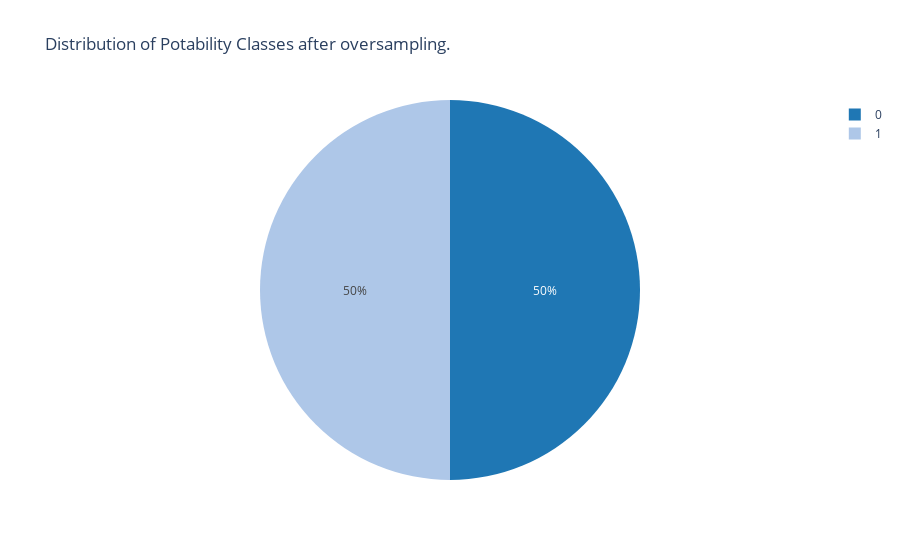

The cell this chart's notebook holds for it:
### Code cell
fig_after = px.pie(names=potability_counts.index,
values=potability_counts.values,
title='Distribution of Potability Classes after oversampling.',
labels={'names': 'Potability'})

# Update pie chart colors to blue.
fig_after.update_traces(marker=dict(colors=['#1f77b4', '#aec7e8']))  # Blue colors
fig_after.show()

### Figure 1 — Plotly figure (JSON) as saved in the notebook; plotly's stock layout.template omitted (floating-point values rounded to 4 significant figures)
{"data": [{"domain": {"x": [0, 1], "y": [0, 1]}, "hovertemplate": "Potability=%{label}<br>value=%{value}<extra></extra>", "labels": [0, 1], "legendgroup": "", "marker": {"colors": ["#1f77b4", "#aec7e8"]}, "name": "", "showlegend": true, "type": "pie", "values": [1998, 1998]}], "layout": {"legend": {"tracegroupgap": 0}, "title": {"text": "Distribution of Potability Classes after oversampling."}}}
